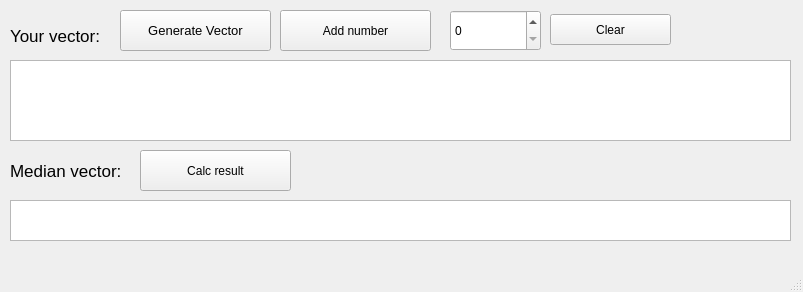
<?xml version="1.0" encoding="UTF-8"?>
<ui version="4.0">
 <class>MainWindow</class>
 <widget class="QMainWindow" name="MainWindow">
  <property name="geometry">
   <rect>
    <x>0</x>
    <y>0</y>
    <width>803</width>
    <height>292</height>
   </rect>
  </property>
  <property name="sizePolicy">
   <sizepolicy hsizetype="Fixed" vsizetype="Fixed">
    <horstretch>0</horstretch>
    <verstretch>0</verstretch>
   </sizepolicy>
  </property>
  <property name="minimumSize">
   <size>
    <width>803</width>
    <height>292</height>
   </size>
  </property>
  <property name="maximumSize">
   <size>
    <width>803</width>
    <height>292</height>
   </size>
  </property>
  <property name="windowTitle">
   <string>MainWindow</string>
  </property>
  <widget class="QWidget" name="centralwidget">
   <widget class="QPushButton" name="generateVector">
    <property name="geometry">
     <rect>
      <x>120</x>
      <y>10</y>
      <width>151</width>
      <height>41</height>
     </rect>
    </property>
    <property name="font">
     <font>
      <pointsize>10</pointsize>
     </font>
    </property>
    <property name="text">
     <string>Generate Vector</string>
    </property>
   </widget>
   <widget class="QTextBrowser" name="vectorBrowser">
    <property name="geometry">
     <rect>
      <x>10</x>
      <y>60</y>
      <width>781</width>
      <height>81</height>
     </rect>
    </property>
   </widget>
   <widget class="QLabel" name="vector">
    <property name="geometry">
     <rect>
      <x>10</x>
      <y>20</y>
      <width>161</width>
      <height>31</height>
     </rect>
    </property>
    <property name="font">
     <font>
      <pointsize>13</pointsize>
     </font>
    </property>
    <property name="text">
     <string>Your vector:</string>
    </property>
   </widget>
   <widget class="QPushButton" name="addButton">
    <property name="geometry">
     <rect>
      <x>280</x>
      <y>10</y>
      <width>151</width>
      <height>41</height>
     </rect>
    </property>
    <property name="text">
     <string>Add number</string>
    </property>
   </widget>
   <widget class="QLabel" name="label">
    <property name="geometry">
     <rect>
      <x>10</x>
      <y>150</y>
      <width>131</width>
      <height>41</height>
     </rect>
    </property>
    <property name="font">
     <font>
      <pointsize>13</pointsize>
     </font>
    </property>
    <property name="text">
     <string>Median vector:</string>
    </property>
   </widget>
   <widget class="QTextBrowser" name="medianBrowser">
    <property name="geometry">
     <rect>
      <x>10</x>
      <y>200</y>
      <width>781</width>
      <height>41</height>
     </rect>
    </property>
   </widget>
   <widget class="QPushButton" name="resultButton">
    <property name="geometry">
     <rect>
      <x>140</x>
      <y>150</y>
      <width>151</width>
      <height>41</height>
     </rect>
    </property>
    <property name="text">
     <string>Calc result</string>
    </property>
   </widget>
   <widget class="QSpinBox" name="numBox">
    <property name="geometry">
     <rect>
      <x>450</x>
      <y>10</y>
      <width>91</width>
      <height>41</height>
     </rect>
    </property>
   </widget>
   <widget class="QPushButton" name="clearButton">
    <property name="geometry">
     <rect>
      <x>550</x>
      <y>14</y>
      <width>121</width>
      <height>31</height>
     </rect>
    </property>
    <property name="text">
     <string>Clear</string>
    </property>
   </widget>
  </widget>
  <widget class="QMenuBar" name="menubar">
   <property name="geometry">
    <rect>
     <x>0</x>
     <y>0</y>
     <width>803</width>
     <height>20</height>
    </rect>
   </property>
  </widget>
  <widget class="QStatusBar" name="statusbar"/>
 </widget>
 <resources/>
 <connections/>
</ui>
